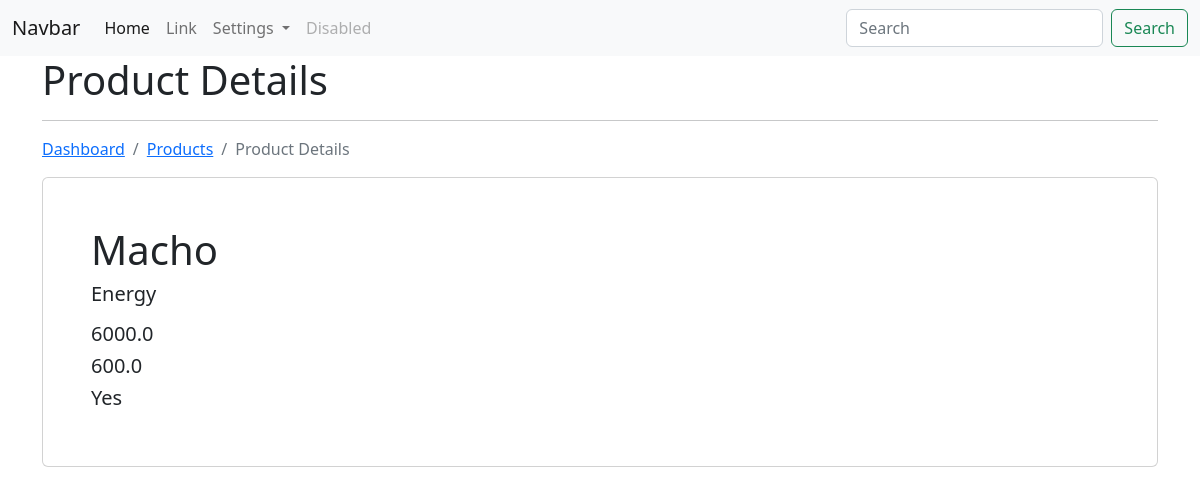
Page /ecom/product/view/4 (signed in) on the earlier database version.
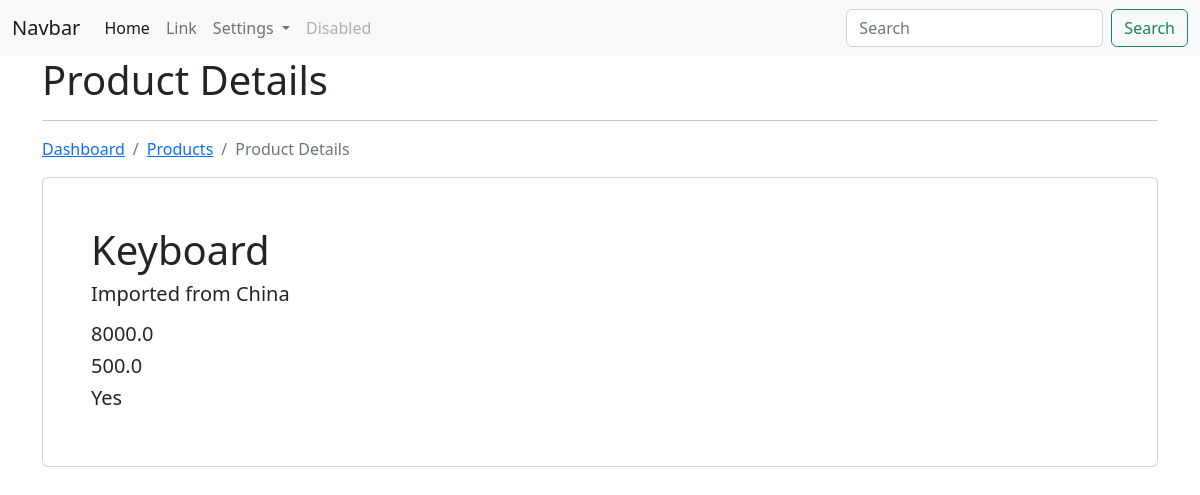
Same page on the later database version.
### app_ecom/models.py (models this page shows, shortened)
class Product(models.Model):
    title = models.CharField(max_length=200)
    desc = models.CharField(max_length=200)
    category = models.ForeignKey(Category, on_delete=models.CASCADE)
    price = models.FloatField()
    image = models.FileField(null=True, blank=True, upload_to='products/')
    quantity = models.IntegerField()
    discount = models.FloatField()
    cod = models.CharField(max_length=100)
    user = models.ForeignKey(User, on_delete=models.CASCADE)
    class Meta:
        db_table = 'app_products'

### app_ecom/views.py (the view)
# urls.py: path('product/view/<int:id>', views.product_view, name='view-product'),
@login_required(login_url='/authentication/login/')
def product_view(request, id):
    product = Product.objects.get(id=id)
    context = {"data": product}
    return render(request, 'products/product_view.html', context)

### templates/products/product_view.html (shortened to what this page needs)
{% extends 'layouts/master.html' %}
{% block content %}
<div class="container">
    <h1>Product Details</h1>
    <hr>
    <nav aria-label="breadcrumb">
        <ol class="breadcrumb">
          <li class="breadcrumb-item"><a href="{% url 'dashboard' %}">Dashboard</a></li>
          <li class="breadcrumb-item"><a href="{% url 'list-product' %}">Products</a></li>
          <li class="breadcrumb-item active">Product Details</li>
        </ol>
    </nav>
    <div class="card p-5">
        <h1>{{data.title}}</h1>
        <h5>{{data.desc}}</h5>
        <h5>{{data.price}}</h5>
        <h5>{{data.discount}}</h5>
        <h5>{{data.cod}}</h5>
    </div>
</div>
{% endblock content %}

### templates/layouts/master.html (shortened to what this page needs)
<!doctype html>
<html lang="en">
<head>
    <link href="https://cdn.jsdelivr.net/npm/bootstrap@5.2.3/dist/css/bootstrap.min.css" rel="stylesheet"
>
</head>
<body>
    <nav class="navbar navbar-expand-lg bg-light">
        <div class="container-fluid">
            <a class="navbar-brand" href="#">Navbar</a>
            <div class="collapse navbar-collapse" id="navbarSupportedContent">
                <ul class="navbar-nav me-auto mb-2 mb-lg-0">
                    <li class="nav-item">
                        <a class="nav-link active" aria-current="page" href="#">Home</a>
                    </li>
                    <li class="nav-item">
                        <a class="nav-link" href="#">Link</a>
                    </li>
                    <li class="nav-item dropdown">
                        <a class="nav-link dropdown-toggle" href="#" role="button" data-bs-toggle="dropdown"
                            aria-expanded="false">
                            Settings
                        </a>
                    </li>
                    <li class="nav-item">
                        <a class="nav-link disabled">Disabled</a>
                    </li>
                </ul>
                <form class="d-flex" role="search">
                    <input class="form-control me-2" type="search" placeholder="Search" aria-label="Search">
                    <button class="btn btn-outline-success" type="submit">Search</button>
                </form>
            </div>
        </div>
    </nav>
    {% block content %}
    {% endblock %}
</body>
</html>

Differences in the rows shown:
changed Product "Yes": title "Macho" → "Keyboard"; desc "Energy" → "Imported from China"; price "6000.0" → "8000.0"; discount "600.0" → "500.0"
